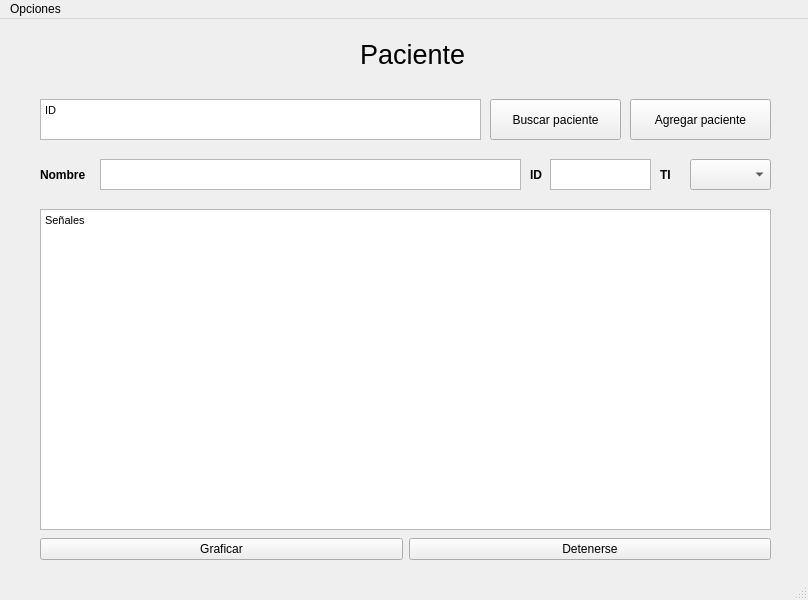
<?xml version="1.0" encoding="UTF-8"?>
<ui version="4.0">
 <class>MainWindow</class>
 <widget class="QMainWindow" name="MainWindow">
  <property name="geometry">
   <rect>
    <x>0</x>
    <y>0</y>
    <width>808</width>
    <height>600</height>
   </rect>
  </property>
  <property name="windowTitle">
   <string>MainWindow</string>
  </property>
  <widget class="QWidget" name="centralwidget">
   <widget class="QTextEdit" name="busqueda">
    <property name="geometry">
     <rect>
      <x>40</x>
      <y>80</y>
      <width>441</width>
      <height>41</height>
     </rect>
    </property>
    <property name="html">
     <string>&lt;!DOCTYPE HTML PUBLIC &quot;-//W3C//DTD HTML 4.0//EN&quot; &quot;http://www.w3.org/TR/REC-html40/strict.dtd&quot;&gt;
&lt;html&gt;&lt;head&gt;&lt;meta name=&quot;qrichtext&quot; content=&quot;1&quot; /&gt;&lt;style type=&quot;text/css&quot;&gt;
p, li { white-space: pre-wrap; }
&lt;/style&gt;&lt;/head&gt;&lt;body style=&quot; font-family:'MS Shell Dlg 2'; font-size:8.25pt; font-weight:400; font-style:normal;&quot;&gt;
&lt;p style=&quot; margin-top:0px; margin-bottom:0px; margin-left:0px; margin-right:0px; -qt-block-indent:0; text-indent:0px;&quot;&gt;ID&lt;/p&gt;&lt;/body&gt;&lt;/html&gt;</string>
    </property>
   </widget>
   <widget class="QLabel" name="titulo">
    <property name="geometry">
     <rect>
      <x>360</x>
      <y>20</y>
      <width>311</width>
      <height>31</height>
     </rect>
    </property>
    <property name="font">
     <font>
      <pointsize>20</pointsize>
     </font>
    </property>
    <property name="text">
     <string>Paciente</string>
    </property>
   </widget>
   <widget class="QPushButton" name="buscar">
    <property name="geometry">
     <rect>
      <x>490</x>
      <y>80</y>
      <width>131</width>
      <height>41</height>
     </rect>
    </property>
    <property name="text">
     <string>Buscar paciente</string>
    </property>
   </widget>
   <widget class="QPushButton" name="agregar">
    <property name="geometry">
     <rect>
      <x>630</x>
      <y>80</y>
      <width>141</width>
      <height>41</height>
     </rect>
    </property>
    <property name="text">
     <string>Agregar paciente</string>
    </property>
   </widget>
   <widget class="QLabel" name="Nombre">
    <property name="geometry">
     <rect>
      <x>40</x>
      <y>140</y>
      <width>81</width>
      <height>31</height>
     </rect>
    </property>
    <property name="font">
     <font>
      <weight>75</weight>
      <bold>true</bold>
     </font>
    </property>
    <property name="text">
     <string>Nombre</string>
    </property>
   </widget>
   <widget class="QTextEdit" name="nombre">
    <property name="geometry">
     <rect>
      <x>100</x>
      <y>140</y>
      <width>421</width>
      <height>31</height>
     </rect>
    </property>
   </widget>
   <widget class="QLabel" name="ID_2">
    <property name="geometry">
     <rect>
      <x>530</x>
      <y>140</y>
      <width>81</width>
      <height>31</height>
     </rect>
    </property>
    <property name="font">
     <font>
      <weight>75</weight>
      <bold>true</bold>
     </font>
    </property>
    <property name="text">
     <string>ID</string>
    </property>
   </widget>
   <widget class="QTextEdit" name="ID">
    <property name="geometry">
     <rect>
      <x>550</x>
      <y>140</y>
      <width>101</width>
      <height>31</height>
     </rect>
    </property>
   </widget>
   <widget class="QTextEdit" name="senales">
    <property name="geometry">
     <rect>
      <x>40</x>
      <y>190</y>
      <width>731</width>
      <height>321</height>
     </rect>
    </property>
    <property name="html">
     <string>&lt;!DOCTYPE HTML PUBLIC &quot;-//W3C//DTD HTML 4.0//EN&quot; &quot;http://www.w3.org/TR/REC-html40/strict.dtd&quot;&gt;
&lt;html&gt;&lt;head&gt;&lt;meta name=&quot;qrichtext&quot; content=&quot;1&quot; /&gt;&lt;style type=&quot;text/css&quot;&gt;
p, li { white-space: pre-wrap; }
&lt;/style&gt;&lt;/head&gt;&lt;body style=&quot; font-family:'MS Shell Dlg 2'; font-size:8.25pt; font-weight:400; font-style:normal;&quot;&gt;
&lt;p style=&quot; margin-top:0px; margin-bottom:0px; margin-left:0px; margin-right:0px; -qt-block-indent:0; text-indent:0px;&quot;&gt;Señales&lt;/p&gt;&lt;/body&gt;&lt;/html&gt;</string>
    </property>
   </widget>
   <widget class="QWidget" name="horizontalLayoutWidget">
    <property name="geometry">
     <rect>
      <x>40</x>
      <y>510</y>
      <width>731</width>
      <height>41</height>
     </rect>
    </property>
    <layout class="QHBoxLayout" name="horizontalLayout">
     <item>
      <widget class="QPushButton" name="pushButton_2">
       <property name="text">
        <string>Graficar</string>
       </property>
      </widget>
     </item>
     <item>
      <widget class="QPushButton" name="pushButton">
       <property name="text">
        <string>Detenerse</string>
       </property>
      </widget>
     </item>
    </layout>
   </widget>
   <widget class="QLabel" name="TI">
    <property name="geometry">
     <rect>
      <x>660</x>
      <y>140</y>
      <width>81</width>
      <height>31</height>
     </rect>
    </property>
    <property name="font">
     <font>
      <weight>75</weight>
      <bold>true</bold>
     </font>
    </property>
    <property name="text">
     <string>TI</string>
    </property>
   </widget>
   <widget class="QComboBox" name="ti">
    <property name="geometry">
     <rect>
      <x>690</x>
      <y>140</y>
      <width>81</width>
      <height>31</height>
     </rect>
    </property>
   </widget>
  </widget>
  <widget class="QMenuBar" name="menubar">
   <property name="geometry">
    <rect>
     <x>0</x>
     <y>0</y>
     <width>808</width>
     <height>21</height>
    </rect>
   </property>
   <widget class="QMenu" name="menuOpciones">
    <property name="title">
     <string>Opciones</string>
    </property>
    <addaction name="actionVer_historial"/>
    <addaction name="actionDiagn_stico"/>
   </widget>
   <addaction name="menuOpciones"/>
  </widget>
  <widget class="QStatusBar" name="statusbar"/>
  <action name="actionVer_historial">
   <property name="text">
    <string>Ver historial</string>
   </property>
  </action>
  <action name="actionDiagn_stico">
   <property name="text">
    <string>Diagnóstico</string>
   </property>
  </action>
 </widget>
 <resources/>
 <connections/>
</ui>
